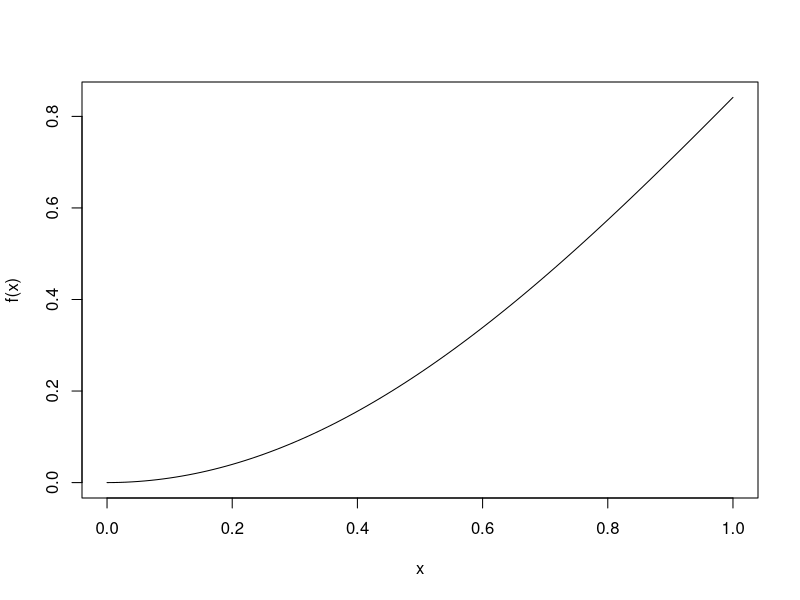
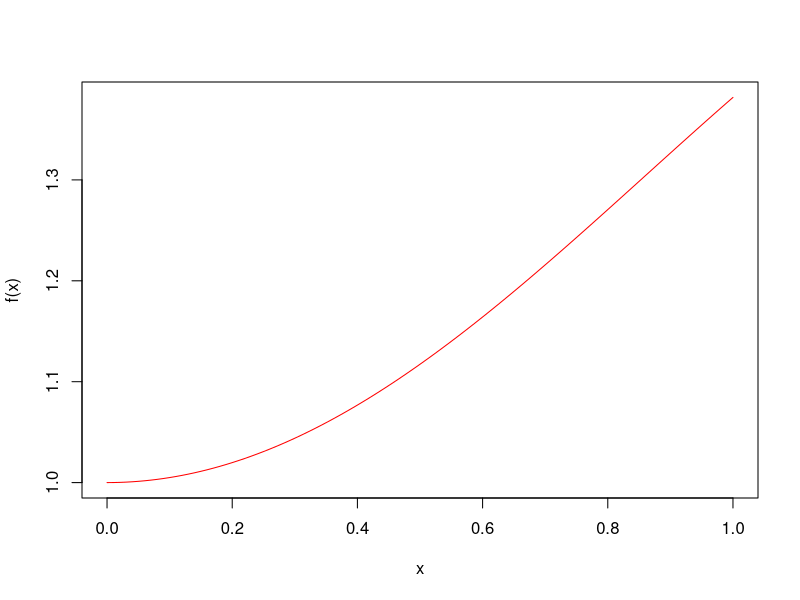

Recreate these plots in R, in order.
## ---- chunk 1
knitr::opts_chunk$set(echo = TRUE)
library(Deriv)
## ---- chunk 2
f=function(x) x*sin(x)
f(0.4)
curve(f)

f=function(x){x*sin(x)}
x = c(0.2,0.3,0.4,0.5,0.6)
d=data.frame(x, f(x))
d

j=1:5
f1=(f(x[j+1])-f(x[j]))/(x[j+1]-x[j])
d=data.frame(x, f(x), f1)
d

f=function(x){x*sin(x)}
j=1:5
f2=(f1[j+1]-f1[j])/(x[j+2]-x[j])
d=data.frame(x, f(x), f1, f2)
d

f=function(x){x*sin(x)}
j=1:5
f3=(f2[j+1]-f2[j])/(x[j+3]-x[j])
d=data.frame(x, f(x), f1, f2, f3)
d

f=function(x){x*sin(x)}
j=1:5
f4=(f3[j+1]-f3[j])/(x[j+4]-x[j])
d=data.frame(x, f(x), f1, f2, f3, f4)
d

f=function(x){x*sin(x)+cos(x)}
p=function(x) {0.4892220+(0.4892220)*((x - 0.3)+(x - 0.2))+(-0.2258203)*((x - 0.3)*(x - 0.2)+ (x - 0.2)*(x - 0.2)+(x - 0.4)*(x-0.3))+(-0.1466473)*((x - 0.4)*(x - 0.3)*(x - 0.2)+(x - 0.5)*(x - 0.3)*(x - 0.2)+(x - 0.5)*(x - 0.4)*(x - 0.2))+(x - 0.5)*(x-0.4)*(x-0.3)}

curve(f,0,1, col="red")
curve(p,0,1, add = T, col="blue")

## CENTRAL DIFFERENCE
f=function(x){x*sin(x)}
dp = Deriv(f, "x")
dp(0.4)

n = c(2^5,2^6,2^7,2^8,2^9)
delta_x = 0.05/n
dfdx = (f(0.4+delta_x)-f(0.4-delta_x))/(2*(delta_x))
error = dfdx-0.7578427
round(dfdx, 5);round(error, 5)

